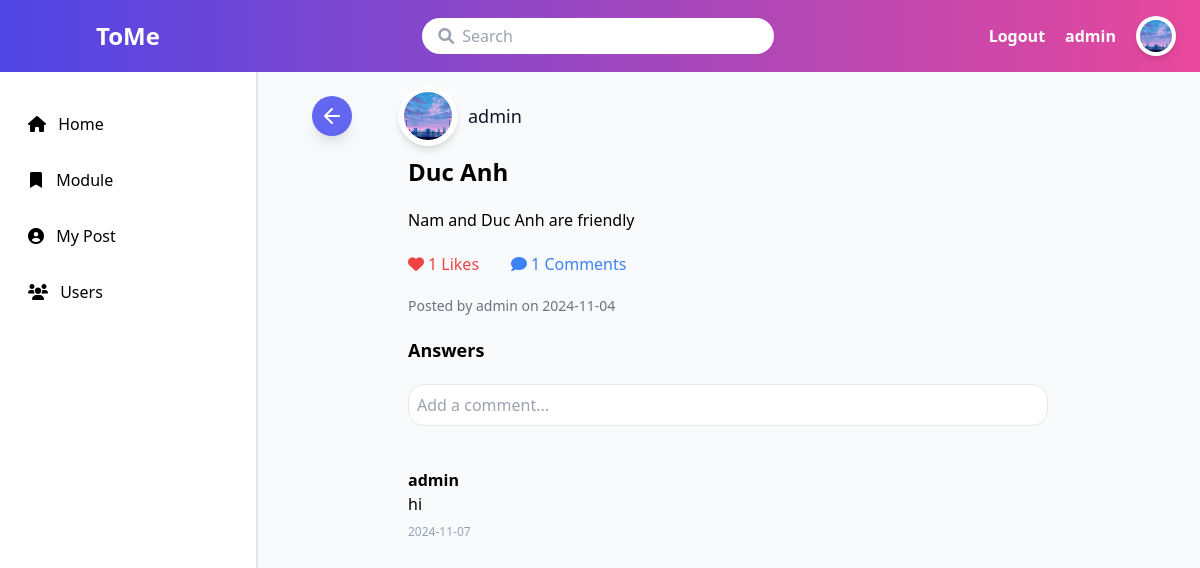
The app's page /question.php?id=16 (signed in) with its own data.
### tables this page shows
CREATE TABLE `question` (
  `questionid` int(3) NOT NULL,
  `user_id` int(11) NOT NULL,
  `questiontitle` varchar(255) DEFAULT NULL,
  `questiontext` varchar(255) DEFAULT NULL,
  `questionimage` varchar(255) NOT NULL COMMENT '.png/jpg',
  `questionlink` varchar(255) NOT NULL,
  `questiondate` date NOT NULL DEFAULT current_timestamp(),
  `comment` varchar(255) DEFAULT NULL,
  `number_like` int(11) DEFAULT 0,
  `number_comment` int(11) DEFAULT 0,
  `module_id` int(3) NOT NULL
);

CREATE TABLE `user` (
  `user_id` int(3) NOT NULL,
  `role` int(3) NOT NULL DEFAULT 1,
  `username` varchar(15) NOT NULL,
  `email` varchar(255) NOT NULL,
  `password` varchar(255) NOT NULL,
  `date` timestamp NOT NULL DEFAULT current_timestamp() ON UPDATE current_timestamp(),
  `image` varchar(255) NOT NULL
);

CREATE TABLE `comment` (
  `commentid` int(5) NOT NULL,
  `commenttext` varchar(300) NOT NULL,
  `username` varchar(255) NOT NULL,
  `user_id` int(3) NOT NULL,
  `questionid` int(3) NOT NULL,
  `commentdate` date NOT NULL DEFAULT current_timestamp()
);

### question.php (called while the page is built, shortened)
<?php
include 'includes/database_connection.php';
$isLoggedIn = isset($_SESSION['logged_in']) && $_SESSION['logged_in'];
$questionId = $_GET['id'] ?? null;
$sql = 'SELECT q.questionid, u.username, u.image, q.questiontitle, q.questiontext, q.questionimage,
               q.questionlink, q.questiondate, q.number_like, q.number_comment
        FROM question q
        LEFT JOIN user u ON q.user_id = u.user_id
        LEFT JOIN module m ON q.module_id = m.module_id
        WHERE q.questionid = ?
        ORDER BY q.questiondate DESC';
$stmt = $pdo->prepare($sql);
$stmt->execute([$questionId]);
$question = $stmt->fetch(PDO::FETCH_ASSOC);
$stmt = $pdo->prepare('SELECT * FROM comment WHERE questionid = ? ORDER BY commentdate ASC');
$stmt->execute([$questionId]);
$comments = $stmt->fetchAll(PDO::FETCH_ASSOC);
include 'templates/question.html.php';
include 'templates/layout.html.php';

### templates/question.html.php (the view, shortened to what this page needs)
<div class="pl-8">
    <a href="questions.php" class="absolute inline-flex items-center justify-center p-2 bg-indigo-500 rounded-full shadow-lg">
        <svg class="h-6 w-6 text-white" xmlns="http://www.w3.org/2000/svg" fill="none" viewBox="0 0 24 24" stroke="currentColor" aria-hidden="true">
        <path stroke-linecap="round" stroke-linejoin="round" stroke-width="2" d="M5 12h14M5 12l7-7m0 14l-7-7m0 0h14"></path>
        </svg>
    </a>
</div>
<div class="flex flex-col px-32 space-y-5">
    <div class="inline-flex space-x-3">
        <span class="inline-flex items-center justify-center p-1 bg-white rounded-full shadow-md h-10 w-10 scale-150">
            <?php if (!empty($question['image'])): ?>
                <img src="<?= htmlspecialchars($question['image']) ?>" alt="Profile Image" class="w-8 h-8 rounded-full object-cover">
            <?php endif; ?>
        </span>
        <span class="pl-2 ml-2 pt-1.5 text-lg text-slate-900 dark:text-white font-medium">
            <?= htmlspecialchars($question['username']) ?>
        </span>
    </div>
    <h2 class="text-2xl font-bold"><?= htmlspecialchars($question['questiontitle']) ?></h2>
    <?php if (!empty($question['questiontext'])): ?>
        <p class="mt-2"><?= htmlspecialchars($question['questiontext']) ?></p>
    <?php elseif (!empty($question['questionimage'])): ?>
        <img src="<?= htmlspecialchars($question['questionimage']) ?>" alt="Question Image" class="mt-2 w-full h-auto">
    <?php elseif (!empty($question['questionlink'])): ?>
        <a href="<?= htmlspecialchars($question['questionlink']) ?>" class="text-blue-500 hover:underline mt-2">
            <?= htmlspecialchars($question['questionlink']) ?>
        </a>
    <?php endif; ?>
    <div class="mt-4 flex space-x-8 items-center">
        <form method="POST">
            <button type="submit" name="like" class="flex items-center space-x-1 text-red-500">
                <i class="fa-solid fa-heart"></i>
                <span><?= htmlspecialchars($question['number_like']) ?> Likes</span>
            </button>
        </form>
        <div class="flex items-center space-x-1 text-blue-500">
            <i class="fa-solid fa-comment"></i>
            <span><?= htmlspecialchars($question['number_comment']) ?> Comments</span>
        </div>
    </div>
    <p class="text-sm text-gray-500">Posted by <?= htmlspecialchars($question['username']) ?> on <?= htmlspecialchars($question['questiondate']) ?></p>
    <h3 class="text-lg font-bold">Answers</h3>
    <?php if ($isLoggedIn): ?>
        <form method="POST" class="mt-4 w-full">
            <div id="commentSection">
                <textarea id="commentTextarea" name="comment" rows="1" placeholder="Add a comment..." class="w-full p-2 border rounded-2xl resize-none overflow-hidden"></textarea>
            </div>
        </form>
    <?php else: ?>
        <p class="text-gray-500 mt-4">Please <a href="login.php" class="text-blue-500">log in</a> to post a comment.</p>
    <?php endif; ?>
    <div class="w-full">
        <ul class="mt-2">
            <?php foreach ($comments as $comment): ?>
                <li class="mt-4">
                    <p><strong><?= htmlspecialchars($comment['username']) ?></strong></p>
                    <p><?= htmlspecialchars($comment['commenttext']) ?></p>
                    <p class="text-slate-400 dark:text-slate-500 mt-2 text-xs"><?= htmlspecialchars($comment['commentdate']) ?></p>
                </li>
            <?php endforeach; ?>
        </ul>
    </div>
</div>

### records on screen
question: user.image (picture), user.username "admin", questiontitle "Duc Anh", questiontext "Nam and Duc Anh are friendly", number_like "1", number_comment "1", questiondate "2024-11-04"
comment: username "admin", commenttext "hi", commentdate "2024-11-07"

### other values on screen
$username "admin"
